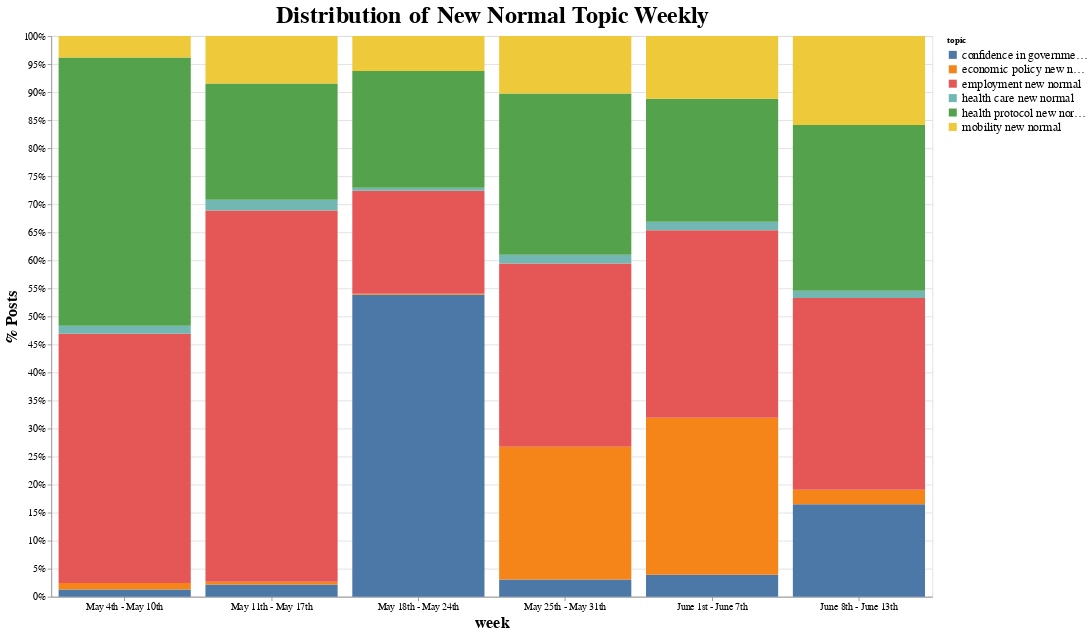

The notebook cell saved with this chart:
### Code cell
alt.Chart(source).mark_bar().encode(
    x = alt.X('week',sort=['May 4th - May 10th','May 11th - May 17th']),
    y = alt.Y('tweets count',stack="normalize", axis=alt.Axis(format='%'), title = '% Posts'),
    color = 'topic',
    order = alt.Order('topic',sort='ascending')
).properties(
    width=1100,
    height=700,
    title='Distribution of New Normal Topic Weekly'
).configure_axis(
    labelFontSize=12,
    titleFontSize=20
).configure_title(
    fontSize=30
).configure_legend(
    labelFontSize=15
).configure_axisX(
    labelAngle = 0
)

### Figure 1 — Vega-Lite specification as saved in the notebook (floating-point values rounded to 4 significant figures)
{"config": {"view": {"continuousWidth": 400, "continuousHeight": 300}, "axis": {"labelFontSize": 12, "titleFontSize": 20}, "axisX": {"labelAngle": 0}, "legend": {"labelFontSize": 15}, "title": {"fontSize": 30}}, "data": {"name": "data-cfe4fc8fbe860521fa12cf911a8f9e0f"}, "mark": "bar", "encoding": {"color": {"type": "nominal", "field": "topic"}, "order": {"type": "nominal", "field": "topic", "sort": "ascending"}, "x": {"type": "nominal", "field": "week", "sort": ["May 4th - May 10th", "May 11th - May 17th"]}, "y": {"type": "quantitative", "axis": {"format": "%"}, "field": "tweets count", "stack": "normalize", "title": "% Posts"}}, "height": 700, "title": "Distribution of New Normal Topic Weekly", "width": 1100, "$schema": "https://vega.github.io/schema/vega-lite/v4.8.1.json", "datasets": {"data-cfe4fc8fbe860521fa12cf911a8f9e0f": [{"week": "May 4th - May 10th", "topic": "confidence in government new normal", "tweets count": 1947}, {"week": "May 4th - May 10th", "topic": "economic policy new normal", "tweets count": 1808}, {"week": "May 4th - May 10th", "topic": "employment new normal", "tweets count": 67957}, {"week": "May 4th - May 10th", "topic": "health care new normal", "tweets count": 2197}, {"week": "May 4th - May 10th", "topic": "health protocol new normal", "tweets count": 73143}, {"week": "May 4th - May 10th", "topic": "mobility new normal", "tweets count": 5871}, {"week": "May 11th - May 17th", "topic": "confidence in government new normal", "tweets count": 1698}, {"week": "May 11th - May 17th", "topic": "economic policy new normal", "tweets count": 393}, {"week": "May 11th - May 17th", "topic": "employment new normal", "tweets count": 51594}, {"week": "May 11th - May 17th", "topic": "health care new normal", "tweets count": 1481}, {"week": "May 11th - May 17th", "topic": "health protocol new normal", "tweets count": 16139}, {"week": "May 11th - May 17th", "topic": "mobility new normal", "tweets count": 6611}, {"week": "May 18th - May 24th", "topic": "confidence in government new normal", "tweets count": 84049}, {"week": "May 18th - May 24th", "topic": "economic policy new normal", "tweets count": 287}, {"week": "May 18th - May 24th", "topic": "employment new normal", "tweets count": 28665}, {"week": "May 18th - May 24th", "topic": "health care new normal", "tweets count": 816}, {"week": "May 18th - May 24th", "topic": "health protocol new normal", "tweets count": 32510}, {"week": "May 18th - May 24th", "topic": "mobility new normal", "tweets count": 9721}, {"week": "May 25th - May 31th", "topic": "confidence in government new normal", "tweets count": 2334}, {"week": "May 25th - May 31th", "topic": "economic policy new normal", "tweets count": 18020}, {"week": "May 25th - May 31th", "topic": "employment new normal", "tweets count": 24903}, {"week": "May 25th - May 31th", "topic": "health care new normal", "tweets count": 1177}, {"week": "May 25th - May 31th", "topic": "health protocol new normal", "tweets count": 21884}, {"week": "May 25th - May 31th", "topic": "mobility new normal", "tweets count": 7815}, {"week": "June 1st - June 7th", "topic": "confidence in government new normal", "tweets count": 1603}, {"week": "June 1st - June 7th", "topic": "economic policy new normal", "tweets count": 11433}, {"week": "June 1st - June 7th", "topic": "employment new normal", "tweets count": 13652}, {"week": "June 1st - June 7th", "topic": "health care new normal", "tweets count": 630}, {"week": "June 1st - June 7th", "topic": "health protocol new normal", "tweets count": 8963}, {"week": "June 1st - June 7th", "topic": "mobility new normal", "tweets count": 4561}, {"week": "June 8th - June 13th", "topic": "confidence in government new normal", "tweets count": 3599}, {"week": "June 8th - June 13th", "topic": "economic policy new normal", "tweets count": 572}, {"week": "June 8th - June 13th", "topic": "employment new normal", "tweets count": 7461}, {"week": "June 8th - June 13th", "topic": "health care new normal", "tweets count": 287}, {"week": "June 8th - June 13th", "topic": "health protocol new normal", "tweets count": 6454}, {"week": "June 8th - June 13th", "topic": "mobility new normal", "tweets count": 3463}]}}
